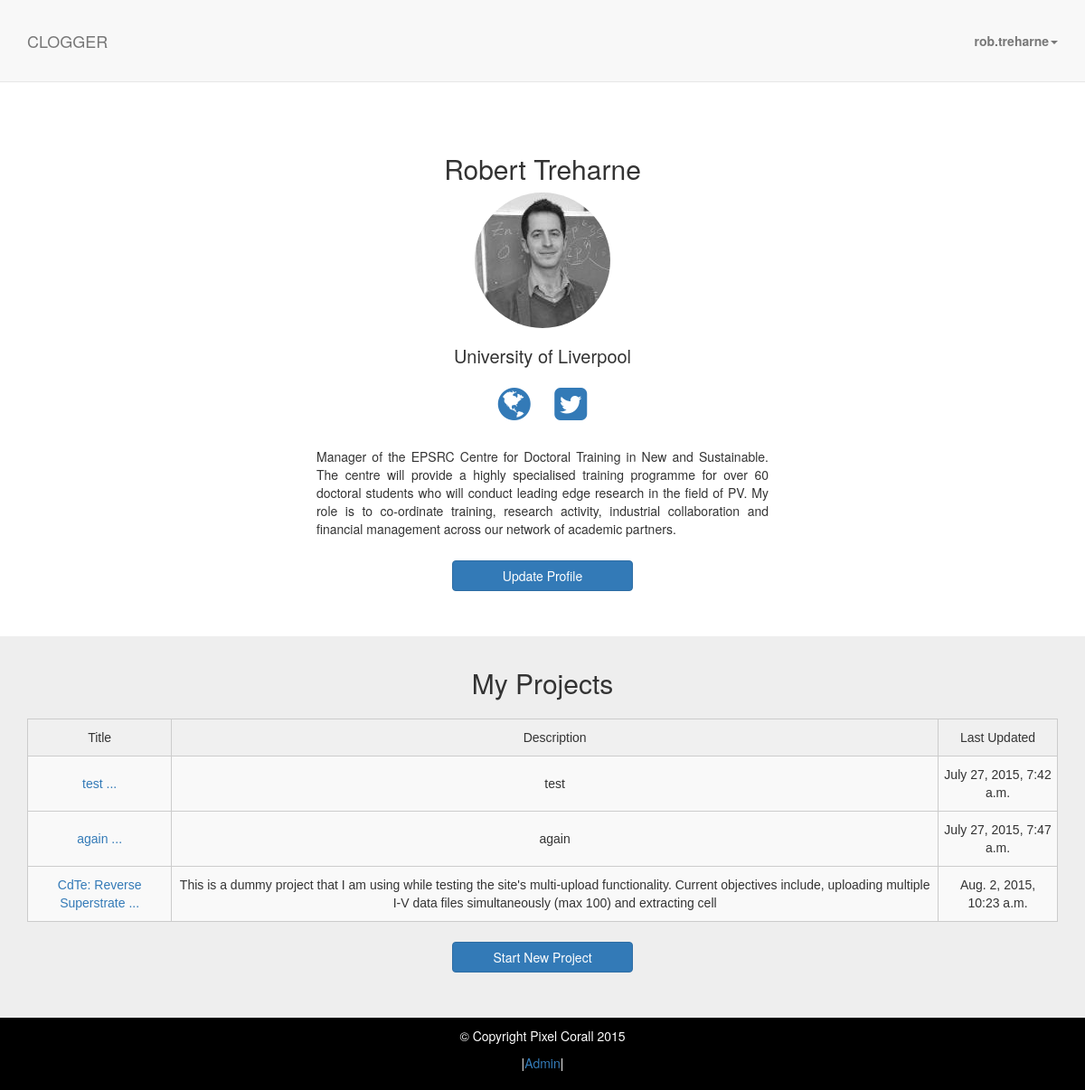
Before: /user/dashboard/ (signed in) with the older database file.
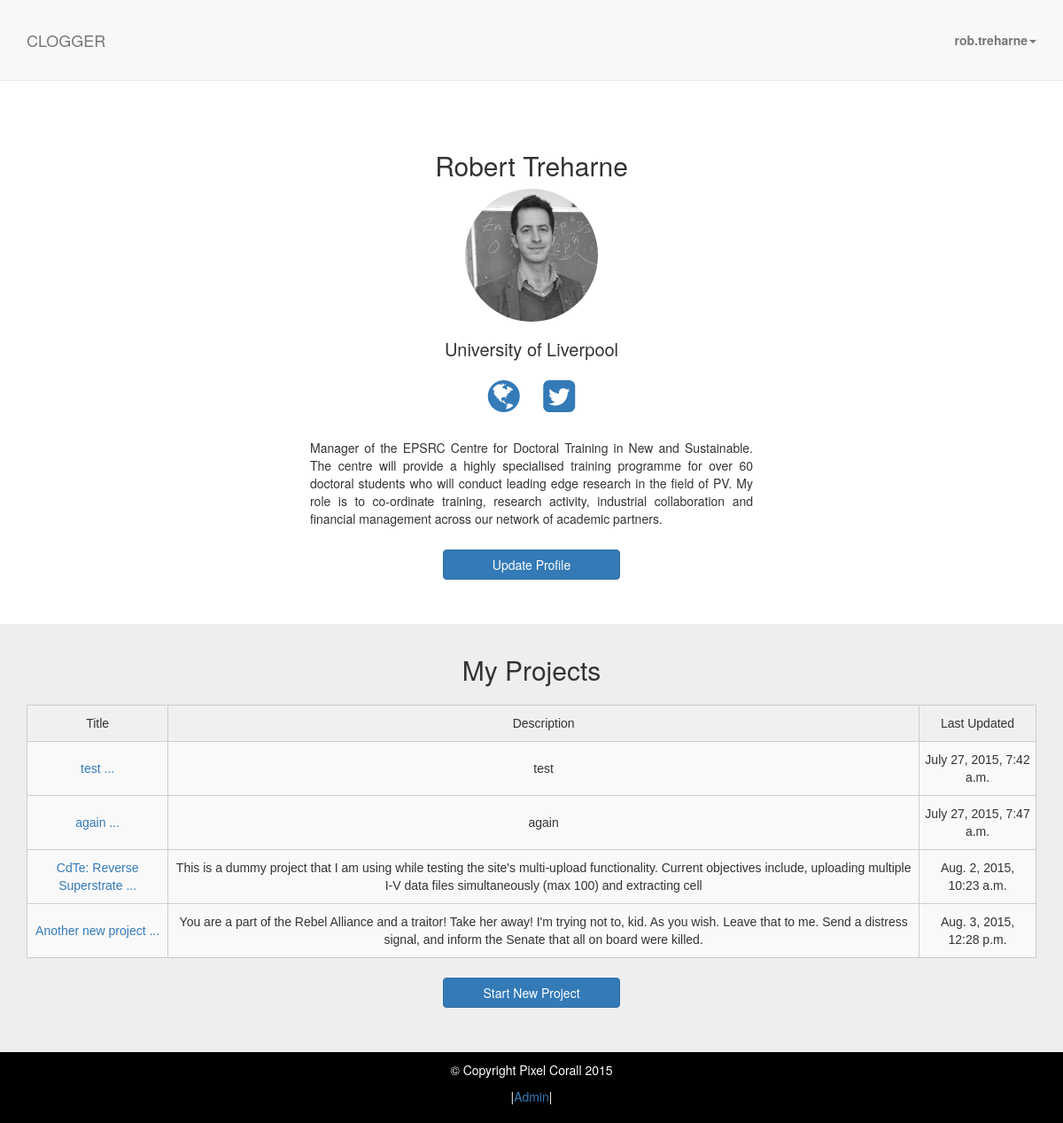
After: the same page with the newer database file.
### profiles/models.py (models this page shows, shortened)
class UserProfile(models.Model):
    user = models.OneToOneField(User)
    affiliation = models.CharField(max_length=128, blank = True)
    picture = ImageField(upload_to='user_images', default='static/img/avatar.png')
    url = models.URLField(blank=True)
    linkedin = models.URLField(blank=True)
    twitter = models.URLField(blank=True)
    bio = models.TextField(max_length=2000, blank=True)

### projects/models.py (models this page shows, shortened)
class Project(models.Model):
    owner = models.ForeignKey(UserProfile)
    title = models.CharField(max_length=50)
    description = models.TextField(max_length=200)
    start_date = models.DateTimeField(default=timezone.datetime.today())
    updated = models.DateTimeField(default=timezone.datetime.today())

### profiles/views.py (the view)
@login_required
def dashboard(request):
    profile = UserProfile.objects.get(user=request.user)
    projects = Project.objects.filter(owner = profile)
    dict = {'profile': profile, 'projects': projects}
    return render(request, 'dashboard.html', dict)

### profiles/templates/dashboard.html (shortened to what this page needs)
{% extends 'base.html' %}
{% load thumbnail %}
{% block content %}
    <section id="register" class="dashboard-profile-section">
        <div class="container">
            <div class="row">
                <div class="col-lg-12">
					<h2>{{user.first_name}} {{user.last_name}}</h2>
					{% thumbnail profile.picture "150x150" crop="center" as im %}
					<img class="profile-pic-lg" src="{{im.url}}" name="{{user.first_name}} {{user.last_name}}">
					{% endthumbnail %}
					<h3>{{profile.affiliation}}</h3>
					<p>
						{% if profile.url %}
						<a href="{{profile.url}}" target="_blank"><i class="fa fa-globe fa-3x"></i></a>
						{% endif %}
						{% if profile.twitter %}
						<a href="{{profile.twitter}}" target="_blank"><i class="fa fa-twitter-square fa-3x"></i></a>
						{% endif %}
					</p>
					{% if profile.bio %}
					<p class="bio">{{profile.bio}}</p>
					{% endif %}
					<div class="col-lg-12 center">
						<a class="btn btn-primary page-scroll" href="{% url 'update_profile' %}">Update Profile</a>
					</div>
				</div>
			</div>
		</div>
	</section>
    <section id="projects" class="dashboard-project-section">
        <div class="container">
            <div class="row">
                <div class="col-lg-12">
					<h2>My Projects</h2>
					{% if projects %}
						<table class="tg">
						  <tr>
							<th class="tg-031e">Title</th>
							<th class="tg-031e">Description</th>
							<th class="tg-031e">Last Updated</th>
						  </tr>
						{% for project in projects %}
						  <tr>
							  <td class="tg-4eph"><a href="/user/project/{{project.id}}">{{project.title|slice:":50"}} ...</a></td>
							  <td class="tg-4eph">{{project.description}}</td>
							  <td class="tg-4eph">{{project.updated}}</td>
						  </tr>
						{% endfor %}
						</table>
					{% else %}
					    <p>No projects<p>
				    {% endif %}
					<div class="col-lg-12 center">
						<a class="btn btn-primary page-scroll" href="{% url 'new_project' %}">Start New Project</a>
					</div>
                </div>
            </div>
		</div>
    </section>
{% endblock %}

### templates/base.html (shortened to what this page needs)
<!DOCTYPE html>
{% load thumbnail %}
{% load static %}
<html lang="en">
<head>
    <link href="{% static 'css/bootstrap.min.css' %}" rel="stylesheet">
	<link rel="stylesheet" href="//maxcdn.bootstrapcdn.com/font-awesome/4.3.0/css/font-awesome.min.css">
    <link href="{% static  'css/scrolling-nav.css' %}" rel="stylesheet">
    <link href="{% static 'css/main.css' %}" rel="stylesheet" media="screen">
	<link href="{% static 'css/modern-business.css' %}" rel="stylesheet">
</head>
<body id="page-top" data-spy="scroll" data-target=".navbar-fixed-top">
    <nav class="navbar navbar-default navbar-fixed-top" role="navigation">
        <div class="container">
            <div class="navbar-header page-scroll">
				<a class="navbar-brand page-scroll" href="{% url 'home' %}">CLOGGER</a>
            </div>
            <div class="collapse navbar-collapse navbar-ex1-collapse">
                <ul class="nav navbar-nav navbar-right">
		    {% if user.is_authenticated %}
			<li class="dropdown">
			    <a href="#" class="dropdown-toggle" data-toggle="dropdown" role="button" aria-haspopup="true" aria-expanded="false"><strong>{{user.username}}</strong><span class="caret"></span></a>
			</li>
	            {% else %}
				<li><a href="{% url 'login' %}"><strong><i class="fa fa-sign-in"></i> Login</strong></a></li>
			    </ul>
			</li>
		    {% endif %}
            </ul>
            </div>
        </div>
    </nav>
    {% block content %}
    {% endblock %}
    <section id="footer" class="footer-section">
        <div class="container">
            <div class="row">
                <div class="col-lg-12">
					<p>&copy Copyright Pixel Corall 2015</p>
					<p>|<a href="/admin/" target="_blank">Admin</a>|</p>
                </div>
            </div>
        </div>
    </section>
</body>
</html>

### static/css/scrolling-nav.css (style rules this page uses)
body { width: 100%; height: 100%; }
html { width: 100%; height: 100%; }
@media (min-width:767px) { .navbar { padding: 20px 0; -webkit-transition: background .5s ease-in-out,padding .5s ease-in-out; -moz-transition: background .5s ease-in-out,padding .5s ease-in-out; transition: background .5s ease-in-out,padding .5s ease-in-out; } }

### static/css/main.css (style rules this page uses)
.btn-primary { width: 200px; }
h3 { font-size: 20px; }
.profile-pic-lg { width: 150px; border-radius: 150px; -webkit-border-radius: 150px; -moz-border-radius: 150px; }
.footer-section { background: black; text-align:center; color: white; padding-top: 10px; padding-bottom: 10px; }
ul { padding: 0; }
.center { text-align: center; }
.dashboard-profile-section { background: #fff; padding-top: 100px; padding-bottom: 50px; text-align: center; }
.dashboard-profile-section img { max-width: 150px; }
.dashboard-project-section { background: #eee; padding-top: 15px; text-align:center; padding-bottom: 50px; }
.dashboard-profile-section i.fa { margin: 1%; }
.dashboard-profile-section p.bio { max-width:500px; text-align:justify; margin: 2% auto; margin-top: 15px; margin-bottom: 25px; }
.tg { border-collapse:collapse;border-spacing:0;border-color:#ccc; }
.tg td { text-align:center;font-family:Arial, sans-serif;font-size:14px;padding:10px 5px;border-style:solid;border-width:1px;overflow:hidden;word-break:normal;border-color:#ccc;color:#333;background-color:#fff; }
.tg th { text-align:center;font-family:Arial, sans-serif;font-size:14px;font-weight:normal;padding:10px 5px;border-style:solid;border-width:1px;overflow:hidden;word-break:normal;border-color:#ccc;color:#333;background-color:#f0f0f0; }
.tg .tg-4eph { background-color:#f9f9f9 }
table { margin: 2% auto; }

### static/css/modern-business.css (style rules this page uses)
html, body { height: 100%; }
body { padding-top: 50px; }

Changed rows visible on the page:
added Project: title "Another new project", description "You are a part of the Rebel Alliance and a traitor! Take her away! I'm trying not to, kid. As you wish. Leave that to me. Send a distress signal, and inform the Senate that all on board were killed.", updated "Aug. 3, 2015, 12:28 p.m."
